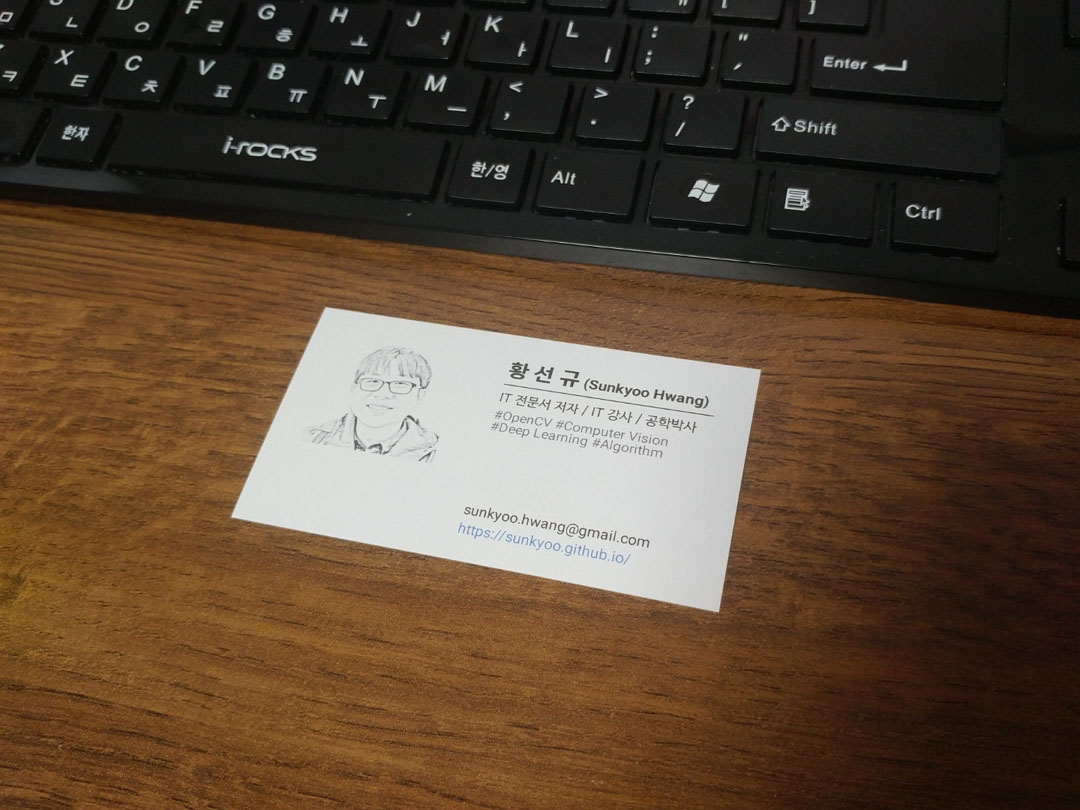
#> input picture T-Academy/OpenCV_Python/Code/4강/namecard1.jpg, 1080 x 810 px
$ python namecard.py
#> lines starting #> are read from the running program, lines starting #| are printed output that depends on the picture; after the words box and inside, x2 and y2 are one past the last pixel; in counts of white or black regions, pixels touching at a corner belong together
import sys
import numpy as np
import cv2

src = cv2.imread('namecard1.jpg')
#> src is the input picture: shape (810, 1080, 3); mean B, G, R 53.2, 71.1, 90.7

if src is None:
    print('image load failed')
    sys.exit()

#src = cv2.resize(src, (640, 480))
# src = cv2.resize(src, (0, 0), fx = 0.4, fy = 0.4)

# src -> 그레이스케일로 변환
src_gray = cv2.cvtColor(src, cv2.COLOR_BGR2GRAY)
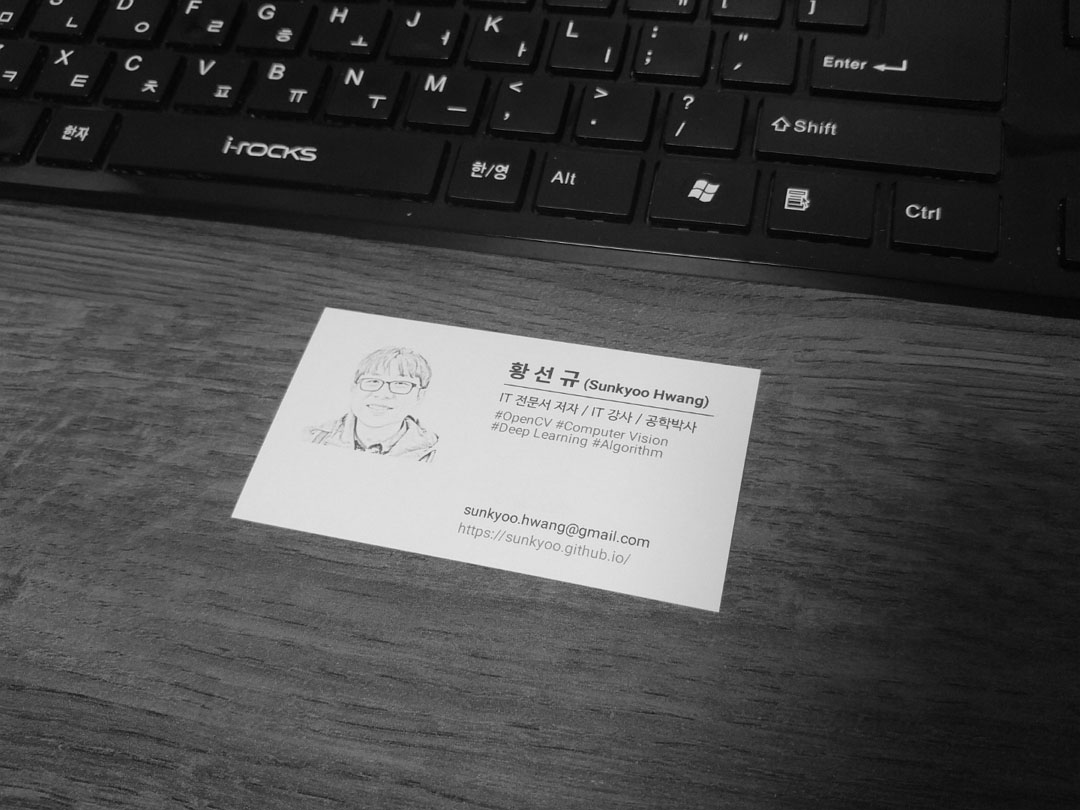
#> src_gray: shape (810, 1080); min 0, max 253, mean 74.9

# src_gray -> 이진화
th, src_bin = cv2.threshold(src_gray, 0, 255, cv2.THRESH_BINARY | cv2.THRESH_OTSU)
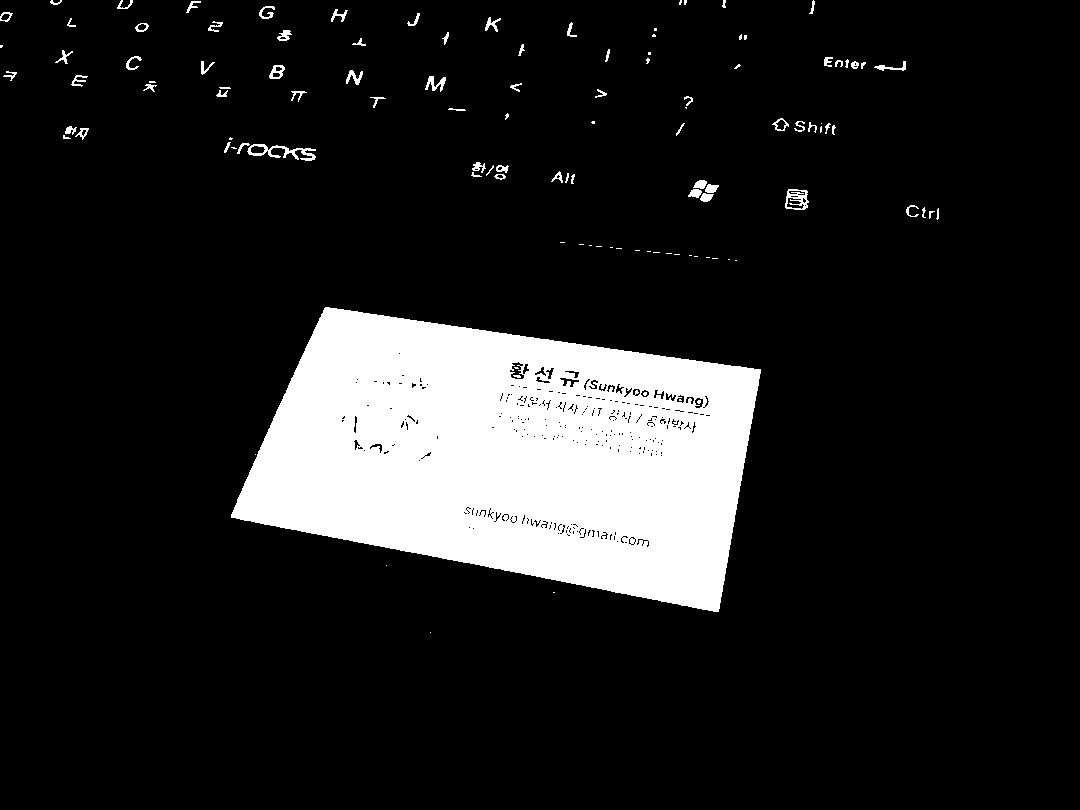
#> src_bin: shape (810, 1080); 12.9% white; 116 white regions (46 under 20 px)
#> th = 133

print(th)   # threshold 값
#| 133.0

contours, _ = cv2.findContours(src_bin, cv2.RETR_EXTERNAL, cv2.CHAIN_APPROX_NONE)
#> contours = 111 contours, 62 with area under 20; largest, box (x1, y1, x2, y2) and area: (231, 307, 761, 612) 109529, (785, 189, 809, 210) 389, (247, 144, 316, 161) 369, (269, 65, 285, 79) 144, (772, 118, 789, 131) 114
print(len(contours)) # 키보드 자판의 countours 까지도 포함한 외곽선
#| 111

for pts in contours:
    if cv2.contourArea(pts) < 1000:
        continue

    approx = cv2.approxPolyDP(pts, cv2.arcLength(pts, True)*0.02, True)

    if len(approx) != 4: # 4각형으로 근사화가 되지 않으면
        continue

    w, h = 900, 500
    srcQuad = np.array([[approx[0, 0, :]], [approx[1, 0, :]], [approx[2, 0, :]], [approx[3, 0, :]]]).astype(np.float32)
    dstQuad = np.array    ([[0,0], [0,h], [w, h], [w,0]]).astype(np.float32) # 직접 넣기
    pers = cv2.getPerspectiveTransform(srcQuad, dstQuad)
    dst = cv2.warpPerspective(src, pers, (w, h))


    cv2.polylines(src, pts, True, (0, 0, 255)) # 빨간 색으로 외곽선을 그림 (B,G,R)
#> this loop made 111 passes
#> pts on passes 1, 2, 3, 4, 6, 7, 11, 18, 20, 51, 59: [[430, 632]], [[553, 592], [554, 592]], [[386, 565]], [[255, 454]], [[735, 260], [736, 260]], [[728, 259], [729, 259]], [[689, 255], [690, 255], [691, 255], [690, 255]], [[610, 247], [611, 247], [612, 247], [611, 247]], [[589, 245], [590, 245], [591, 245], [590, 245]], [[821, 123]], [[685, 107], [686, 108], [686, 107]]
#> (w, h, srcQuad, dstQuad) on pass 5: (900, 500, [[324, 308], [231, 517], [718, 611], [760, 369]], [[0, 0], [0, 500], [900, 500], [900, 0]])
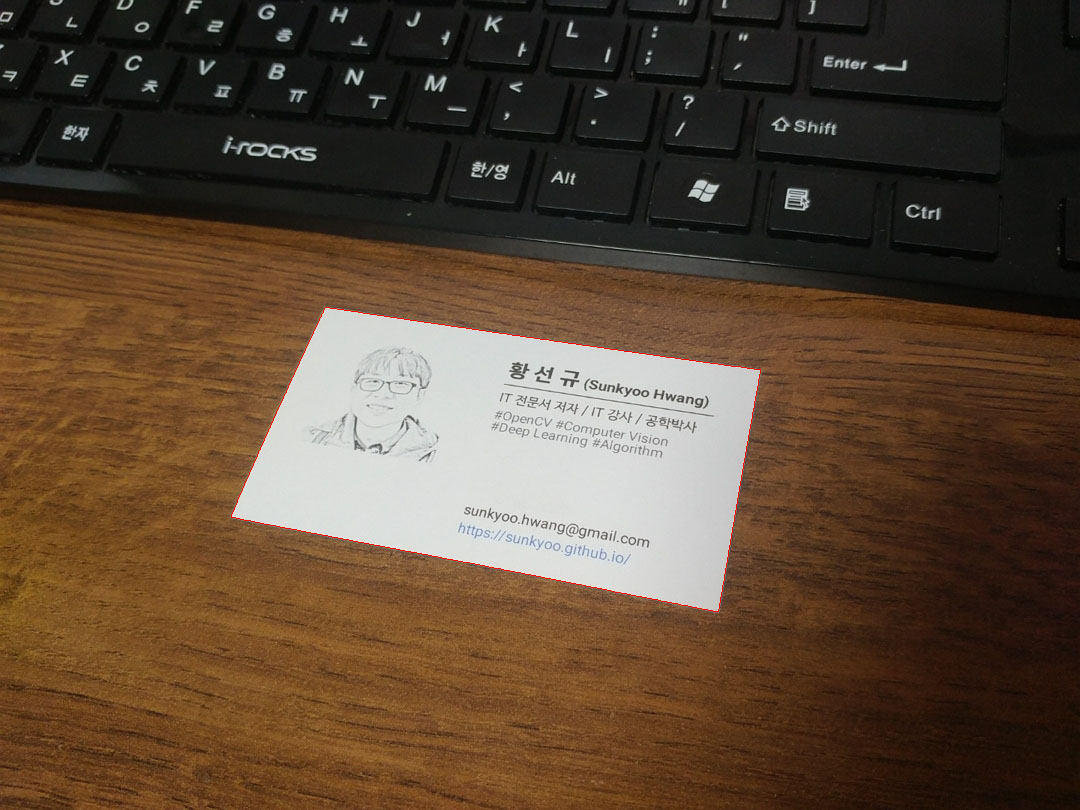
#> src: shape (810, 1080, 3); 0.16% of pixels changed, all inside (x1, y1, x2, y2) = (231, 307, 761, 612)

cv2.imshow('src', src)
cv2.imshow('src_gray', src_gray)
cv2.imshow('src_bin', src_bin)
cv2.imshow('dst', dst)
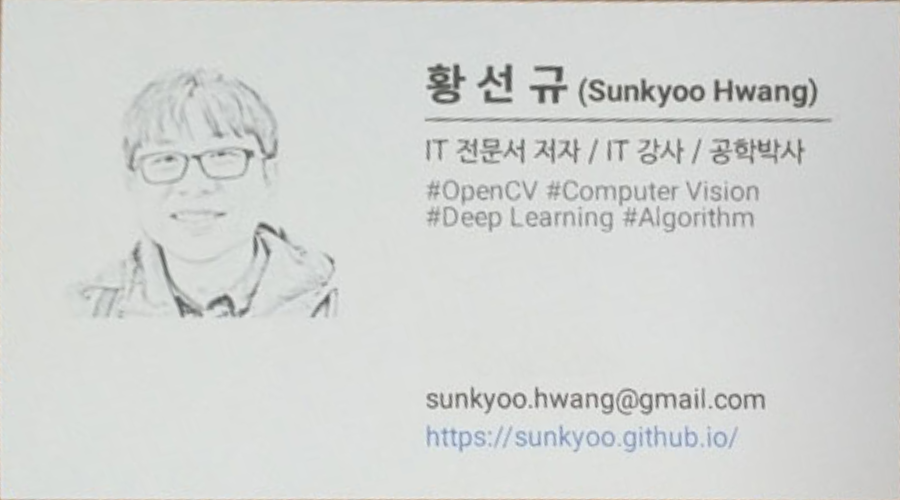
#> window 'dst': shape (500, 900, 3); mean B, G, R 210.6, 212.8, 210.8

cv2.waitKey()
cv2.destroyAllWindows()
